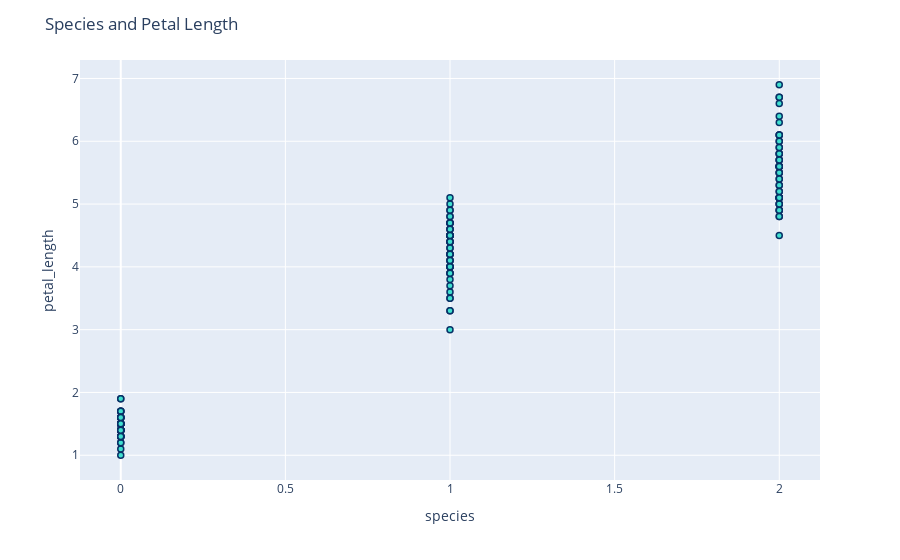

Here is the notebook cell this chart was saved with:
### Code cell
fig2 = px.scatter(iris, x='species', y='petal_length')
fig2.update_traces(marker_color='turquoise', marker_line_color='rgb(8,48,102)',
                  marker_line_width=1.5)
fig2.update_layout(title_text='Species and Petal Length')
fig2.show()

### Figure 1 — Plotly figure (JSON) as saved in the notebook; plotly's stock layout.template omitted (floating-point values rounded to 4 significant figures; data arrays with more than 128 entries replaced by an {"elided": "..."} marker saying what was removed)
{"data": [{"hovertemplate": "species=%{x}<br>petal_length=%{y}<extra></extra>", "legendgroup": "", "marker": {"color": "turquoise", "line": {"color": "rgb(8,48,102)", "width": 1.5}, "symbol": "circle"}, "mode": "markers", "name": "", "orientation": "v", "showlegend": false, "type": "scatter", "x": {"elided": "150 int values"}, "xaxis": "x", "y": {"elided": "150 float values"}, "yaxis": "y"}], "layout": {"legend": {"tracegroupgap": 0}, "margin": {"t": 60}, "title": {"text": "Species and Petal Length"}, "xaxis": {"anchor": "y", "domain": [0, 1], "title": {"text": "species"}}, "yaxis": {"anchor": "x", "domain": [0, 1], "title": {"text": "petal_length"}}}}
